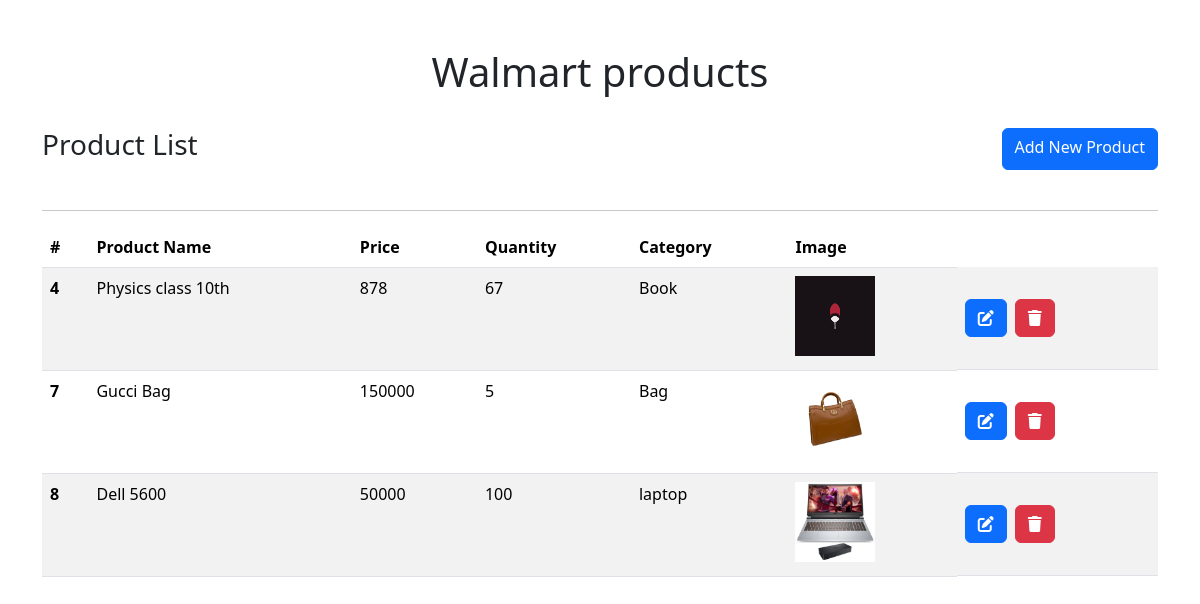
The page / on the database its author committed.
### mainapp/models.py (models this page shows, shortened)
class product(models.Model):
    category = models.ForeignKey(category,on_delete=models.CASCADE)
    pname = models.CharField(max_length=200)
    pprice = models.IntegerField()
    pimage = models.ImageField(upload_to='products')
    quantity = models.IntegerField()

class category(models.Model):
    categoryname = models.CharField(max_length=100)
    is_featured = models.BooleanField()
    def __str__(self):
        return f"{self.categoryname}"

### mainapp/views.py (the view)
# urls.py: path('',views.index,name='index'),
def index(request):
    products = product.objects.all()
    context = {'products': products}
    return render(request, 'index.html', context)

### mainapp/templates/index.html (shortened to what this page needs)
<!DOCTYPE html>
<html lang="en">
<head>
    <link rel="stylesheet" href="https://cdnjs.cloudflare.com/ajax/libs/font-awesome/6.0.0-beta3/css/all.min.css">
    <link href="https://cdn.jsdelivr.net/npm/bootstrap@5.3.3/dist/css/bootstrap.min.css" rel="stylesheet">
</head>
<body class="container mx-auto py-5">
    <h1 class="text-center">Walmart products</h1>
    <div  class="d-flex justify-content-between py-4">
      <h3>Product List</h3>
      <a href="{% url 'create' %}" class="btn btn-primary">Add New Product</a>
    </div>
    <hr>
    <table class="table table-striped">
        <thead>
          <tr>
            <th scope="col">#</th>
            <th scope="col">Product Name</th>
            <th scope="col">Price</th>
            <th scope="col">Quantity</th>
            <th scope="col">Category</th>
            <th scope="col">Image</th>
          </tr>
        </thead>
        <tbody>
          {% for product in products %}
          <tr>
            <th scope="row">{{product.id}}</th>
            <td>{{product.pname}}</td>
            <td>{{product.pprice}}</td>
            <td>{{product.quantity}}</td>
            <td>{{product.category}}</td>
            <td><img width="80px" height="80px" src="{{product.pimage.url}}" alt="" /></td>
            <td class="d-flex">
              <a class="btn btn-primary my-4" href="{% url 'edit' product.id %}"><i class="fas fa-edit"></i></a>
               <form method="post" action="{% url 'delete' product.id %}">
                <button type="submit" class="btn btn-danger my-4 mx-2"><i class="fas fa-trash"></i></button>
            </form>
            </td>
          </tr>
          {% endfor %}
        </tbody>
      </table>
</body>
</html>

### rows shown on the page
product: id "4", pname "Physics class 10th", pprice "878", quantity "67", category "Book", pimage (picture)
product: id "7", pname "Gucci Bag", pprice "150000", quantity "5", category "Bag", pimage (picture)
product: id "8", pname "Dell 5600", pprice "50000", quantity "100", category "laptop", pimage (picture)
